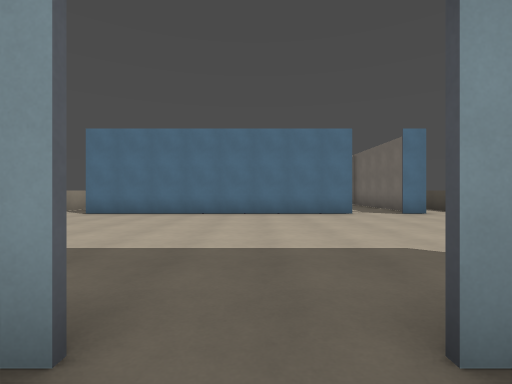
[1] (above)

17 first-person views from a walk through a Godot game level. The camera is 1.3 m above the floor, looks level and sees 85° across. The floor is counted in squares, 2 m on a side. Each view is taken from the middle of a square. On the plan, view 1 faces up. The plan holds only what a view shows up to about 9 squares ahead; the rest is blank. The place goes on beyond the plan. Some surface patterns are stand-ins.

[2]
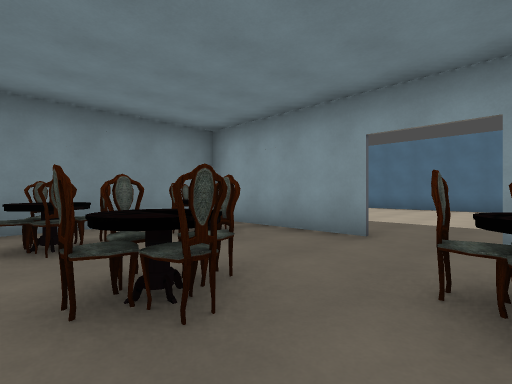

[3]
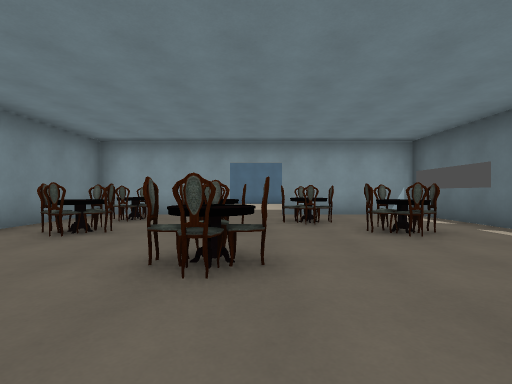

[4]
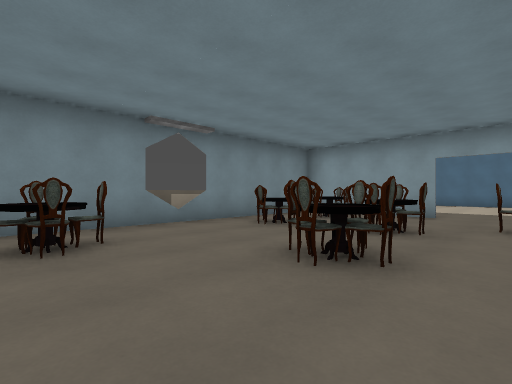

[5]
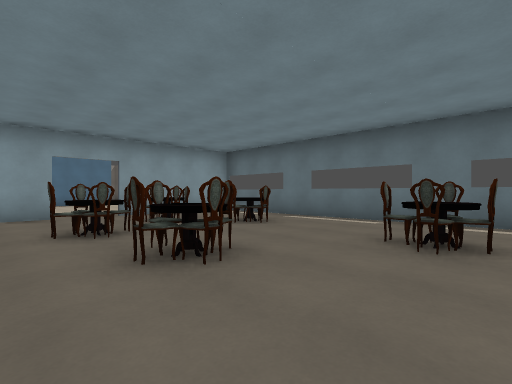

[6]
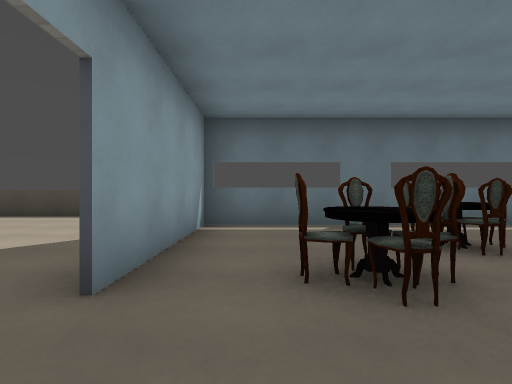

[7]
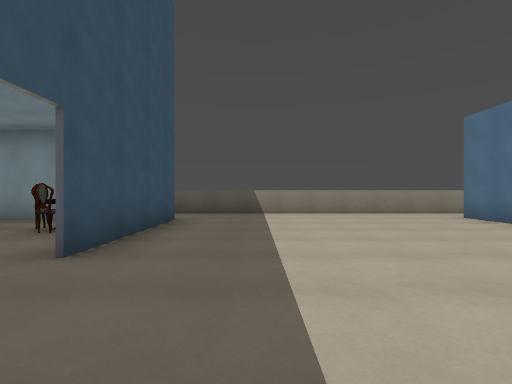

[8]
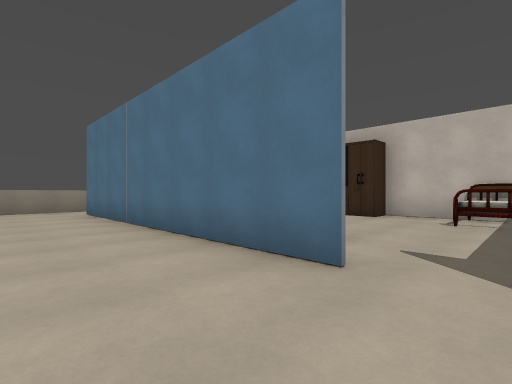

[9]
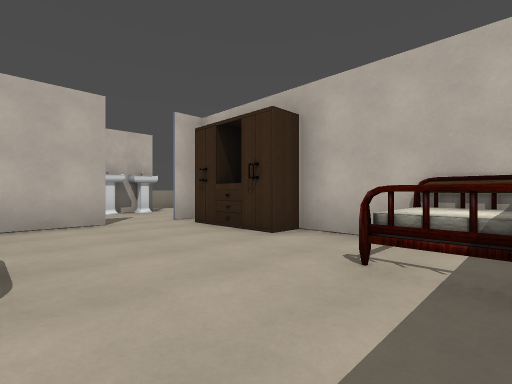

[10]
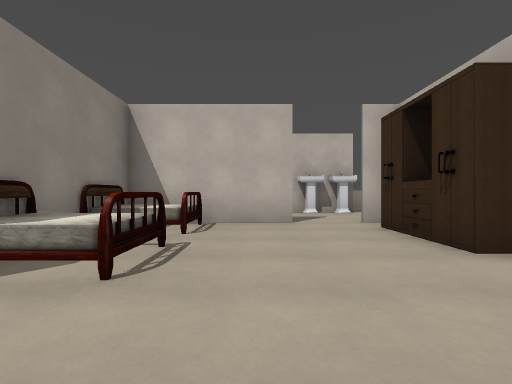

[11]
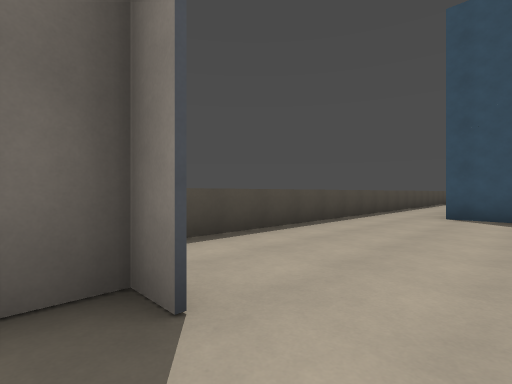

[12]
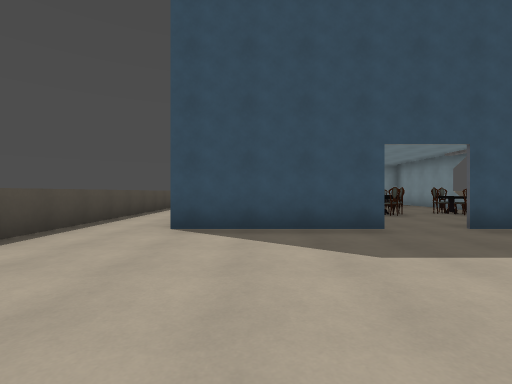

[13]
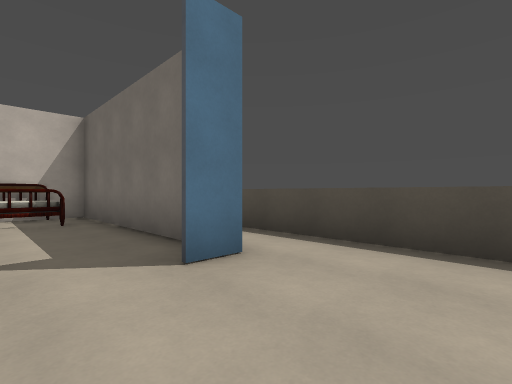

[14]
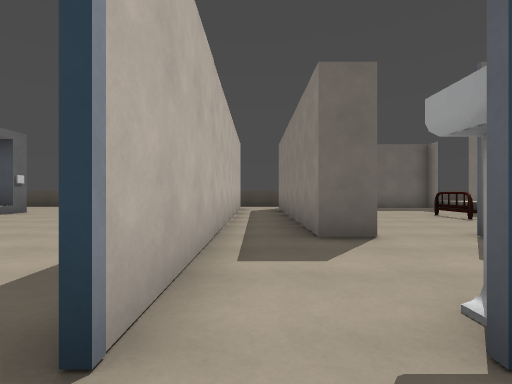

[15]
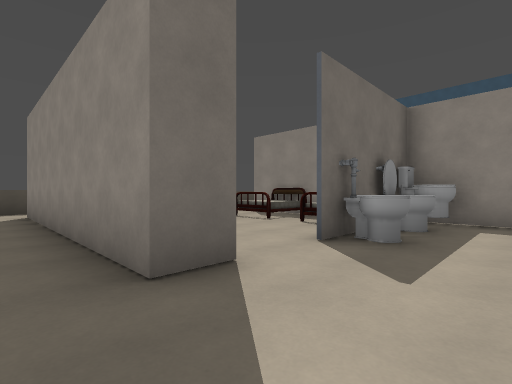

[16]
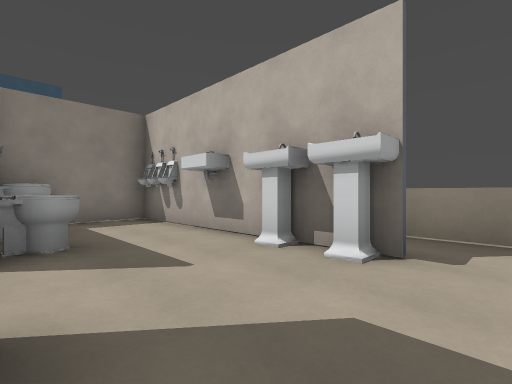

[17]
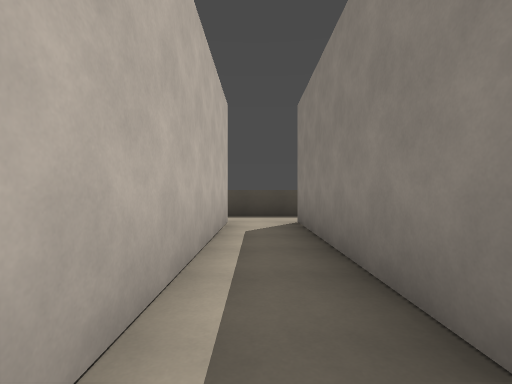

### Floor plan
Key: @ floor where view 1 was taken; # wall or solid block; . main floor; : floor 0.75 m higher than the main floor; / step, stairs or slope; = window, fence, low wall or low ledge; ^ raised ledge; C chair; B bed; S sink; T toilet; O other object.
Columns run from 7 left of view 1 to 7 right of it. Each row starts with its distance up from view 1.
 23           #
 22         ...
 21        ....
 20       ...
 19      ...
 18     ...
 17    ..
 16   ##########..^
 15 ^.............^
 14 ^.S..########.^
 13   S.......//#
 12   #........B#
 11   #..T......#
 10   O..#.../..#.^
  9 ^.O.#O:.:/..#.^
  8 ^.####B#B#....^
  7 ^.............^
  6 ^.............^
  5 ^.............^
  4 ^.............^
  3 ^.............^
  2 ^.............^
  1 ^..####.####..^
  0    #OC.@C..#..^
 -1    #C...CC.#..^
 -2 ^  #CCCC.CC# .^
 -3 ^  #C.C..C.# .^
 -4 ^ ==..CC...#
 -5    #...C...#
 -6    #CC..CC.#
 -7    #C....C.#

Positions as (right, up) in squares from view 1, and headings:
1: (0, 0), facing up
2: (1, -3), facing up-left
3: (0, -7), facing up
4: (1, -7), facing up-left
5: (-2, -7), facing up-right
6: (-1, 0), facing right
7: (2, 3), facing left
8: (4, 6), facing up-left
9: (4, 10), facing up-left
10: (4, 11), facing left
11: (3, 9), facing down-right
12: (3, 6), facing down
13: (3, 6), facing up-right
14: (-6, 15), facing right
15: (-4, 15), facing down-right
16: (-2, 15), facing down-left
17: (-1, 15), facing right
